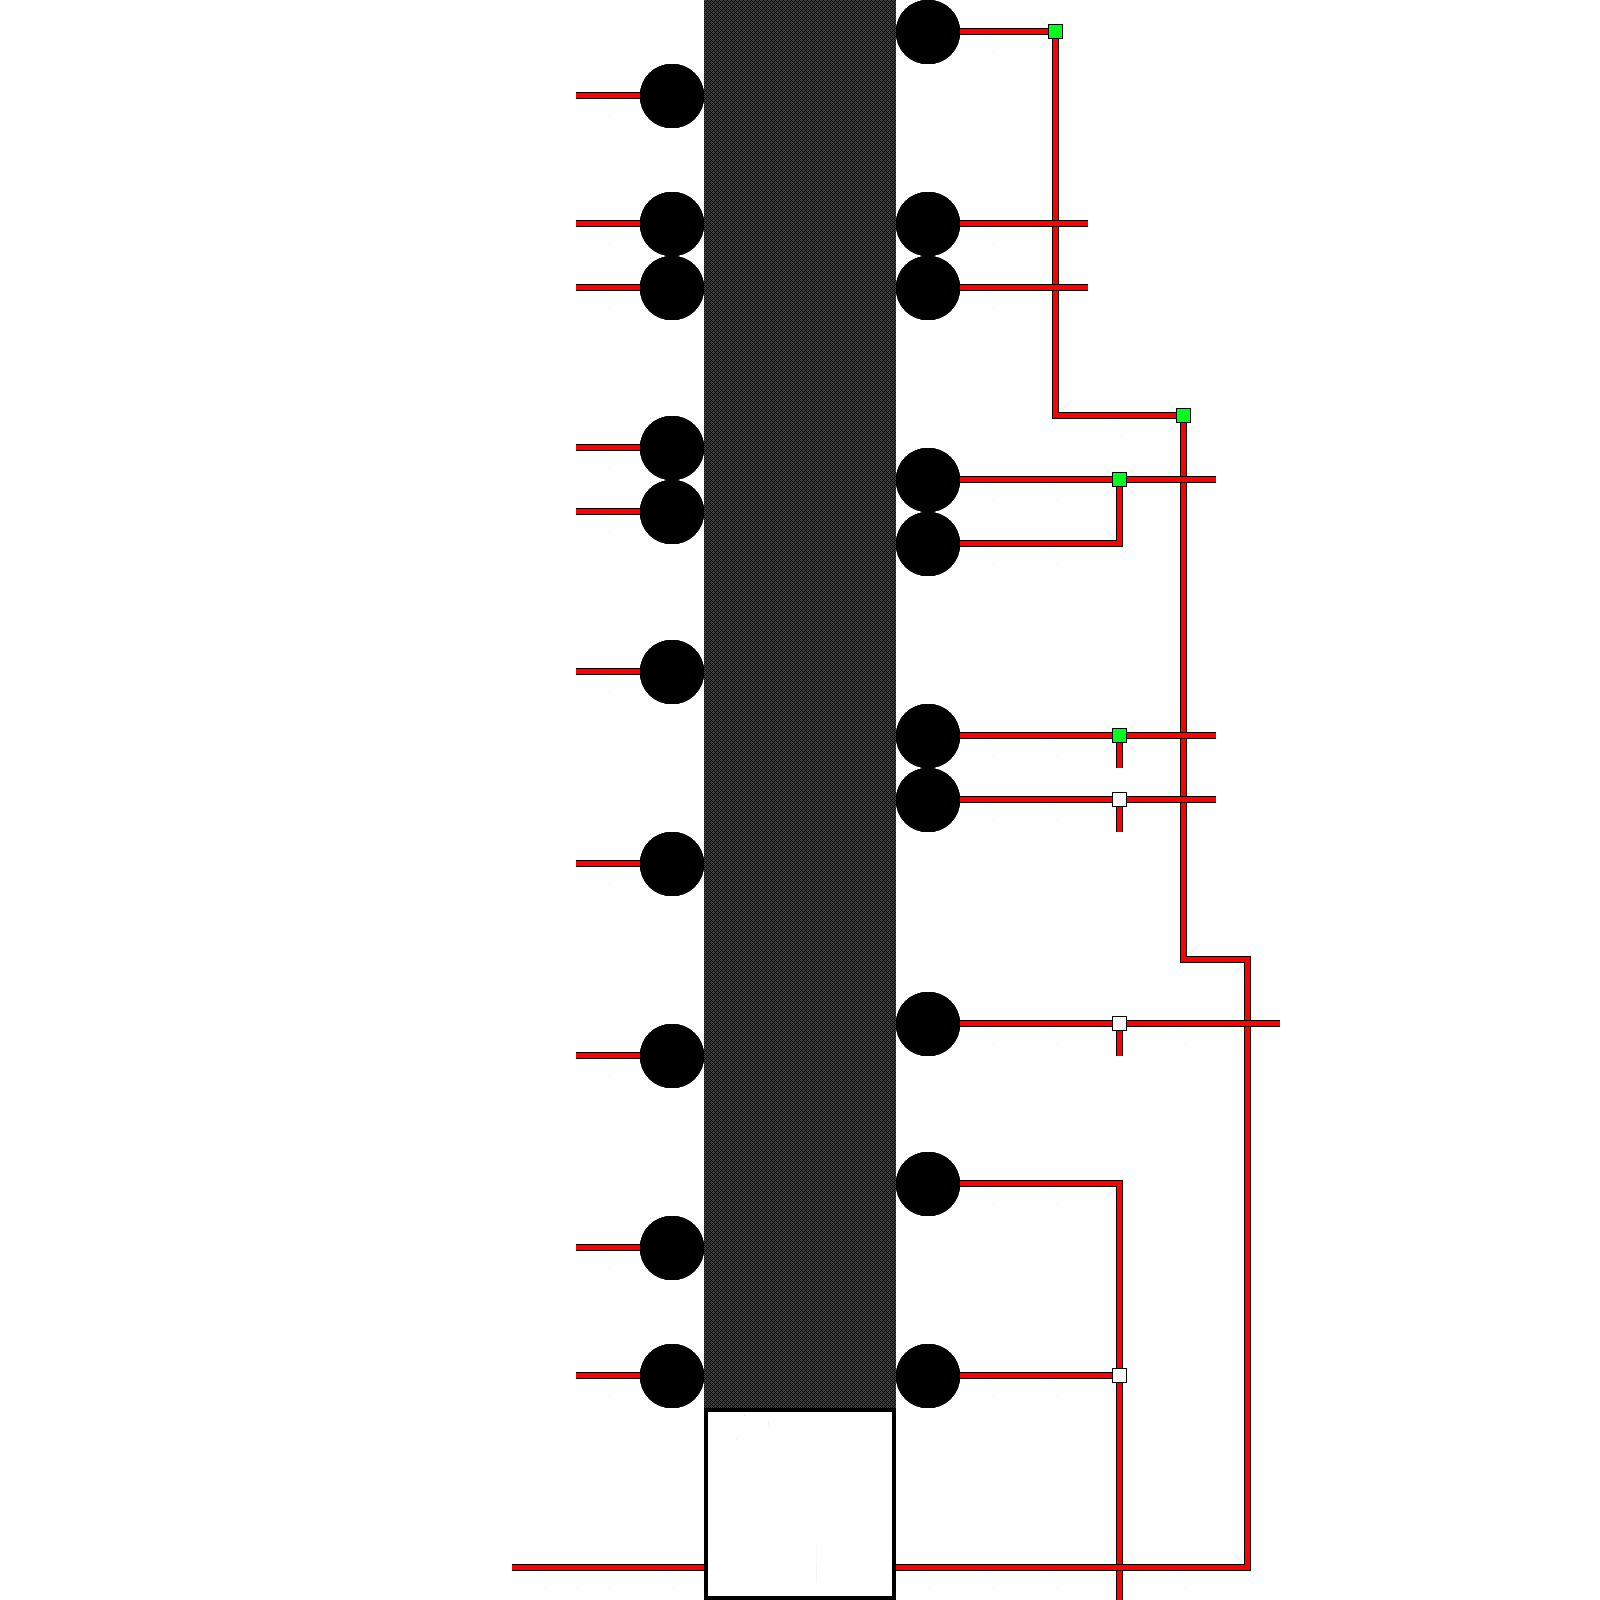

The image is a tile-based game level rendered from a .tmx file. Its description and source (layers, tilesets, objects; grid data summarised) follow:
An orthogonal 50x50 tile map with 32x32 px tiles, 1 tile layer (Tile Layer 1), 4 tilesets.

<map version="1.0" orientation="orthogonal" renderorder="right-down" width="50" height="50" tilewidth="32" tileheight="32" nextobjectid="1">
 <tileset firstgid="1" name="Tileset_Demo" tilewidth="32" tileheight="32">
  <image source="Tileset_Demo.png" width="192" height="192" />
 </tileset>
 <tileset firstgid="37" name="Tower" tilewidth="32" tileheight="32">
  <image source="Tower.png" width="64" height="64" />
 </tileset>
 <tileset firstgid="41" name="Power Plant" tilewidth="32" tileheight="32">
  <image source="Power Plant.png" width="192" height="192" />
 </tileset>
 <tileset firstgid="77" name="Tileset_Breakers" tilewidth="32" tileheight="32">
  <image source="Tileset_Breakers.png" width="448" height="128" />
 </tileset>
 <layer name="Tile Layer 1" width="50" height="50">
  <data>[2500 cells, 2500 non-empty, 88 distinct tile ids]</data>
 </layer>
</map>
